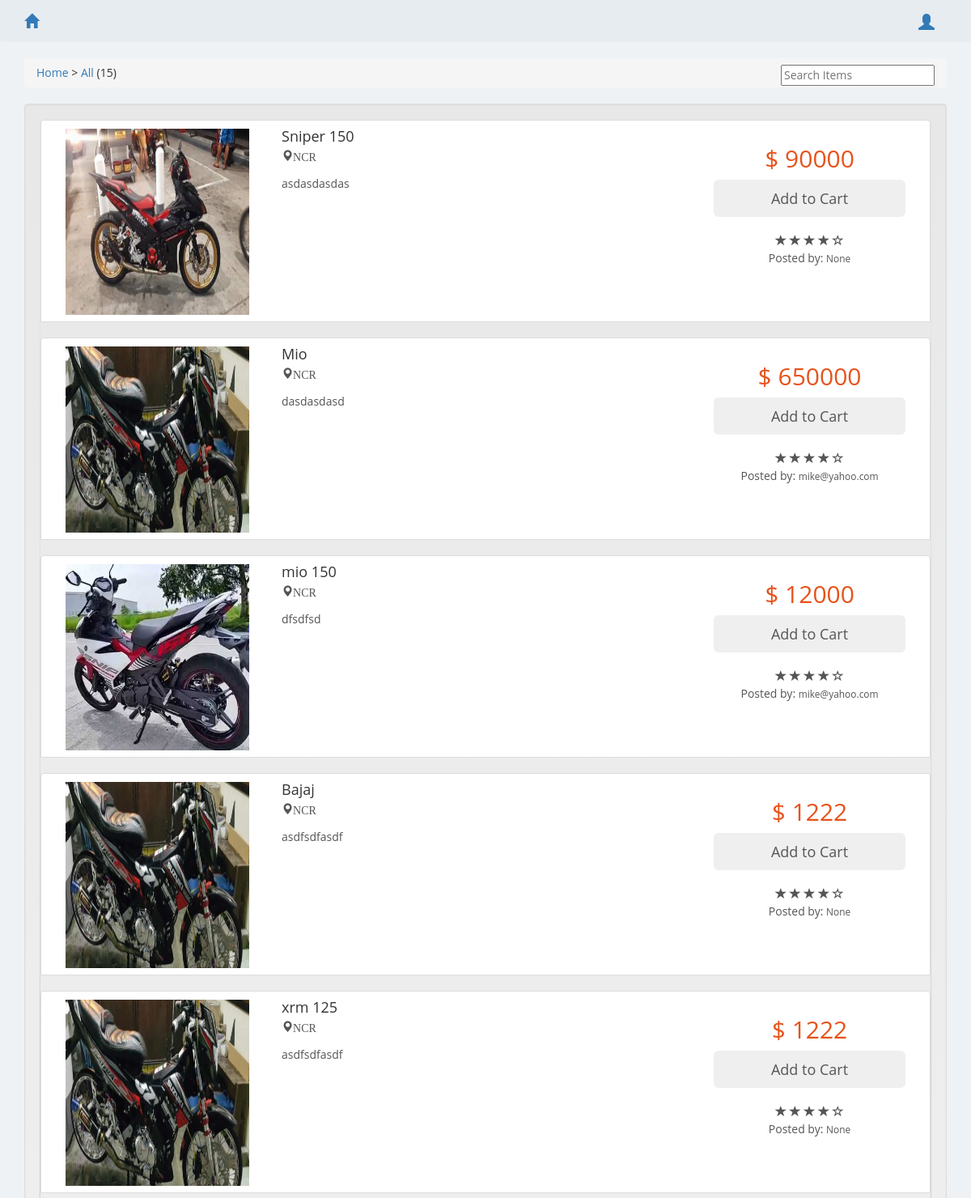
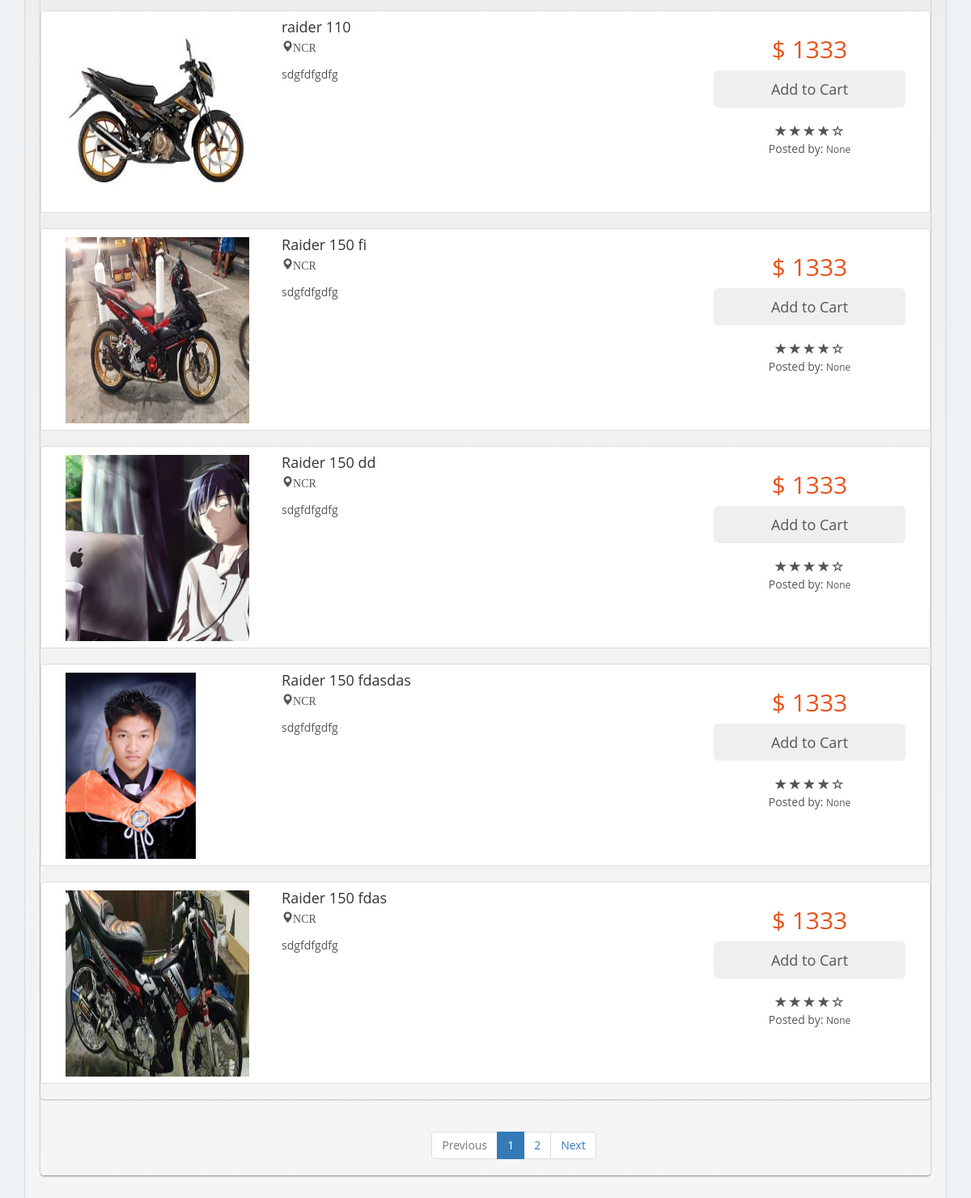
Page /all/ on the committed database (2 pictures, top to bottom).
### bike/models.py (models this page shows, shortened)
class Item(models.Model):
    CATEGORY = (
        ('Car', 'Car'),
        ('Motorcycle', 'Motorcycle'),
        ('Vehicle', 'Vehicle')
    )
    CONDITION = (
        ('NEW', 'New'),
        ('OLD', 'Old')
    )
    name = models.CharField(max_length=100, primary_key=True, verbose_name=_("Name"))
    slug = models.SlugField(max_length=50, null=True, blank=True, verbose_name=_("Name"))
    owner = models.ForeignKey(settings.AUTH_USER_MODEL, blank=True, null=True)
    image = models.ImageField(blank=True, null=True)
    category = models.CharField(max_length=100, choices=CATEGORY, verbose_name=_("Category"))
    brand = models.ForeignKey(Brand, verbose_name=_("Brand"))
    edition = models.ForeignKey(Edition, verbose_name=_("Edition"))
    price = models.IntegerField(default=0)
    condition = models.CharField(max_length=50, choices=CONDITION, verbose_name=_("Condition"))
    details = models.TextField(blank=True, null=True, verbose_name=_("Details"))
    submitted_on = models.DateField(auto_now=True, editable=False, verbose_name=_("Submitted on"))
    locations = models.ForeignKey(City, verbose_name=_("Locations"))
    class Meta:
        verbose_name = _("Item")
        ordering = ['-submitted_on']
        app_label = 'bike'
        db_table = 'bike'

### geo/models.py (models this page shows)
class City(models.Model):
    name = models.CharField(max_length=100, primary_key=True, verbose_name=_('Name'))
    slug = models.SlugField(blank=True, null=True)
    country = models.ForeignKey(Country, verbose_name=_('Country'))
    class Meta:
        verbose_name = _('City')
        verbose_name = _('Citie')
        ordering = ['-name']
        app_label = 'geo'
        db_table = 'geo'
    def __unicode__(self):
        return self.name

### accounts/models.py (models this page shows, shortened)
class BikeUser(AbstractBaseUser):
    username = models.CharField(max_length=100, unique=True)
    first_name = models.CharField(max_length=100, blank=True)
    last_name = models.CharField(max_length=100, blank=True)
    email = models.EmailField(blank=False, unique=True)
    location = models.ForeignKey(City, max_length=100, null=True, blank=True)
    avatar = models.ImageField(blank=True, null=True)
    is_active = models.BooleanField(default=True)
    is_admin = models.BooleanField(default=False)
    objects = BikeUserManager()
    USERNAME_FIELD = 'email'
    REQUIRED_FIELDS = ['username']
    class Meta:
        verbose_name = _('user')
        verbose_name_plural = _('users')

### bike/views/items.py (the view)
class ItemListView(ListView):
    model = Item
    template_name = 'bike/item_list.html'
    paginate_by = 10
    def __init__(self, *args, **kwargs):
        super(ItemListView, self).__init__(*args, **kwargs)
    def get_context_data(self, **kwargs):
        context = super(ItemListView, self).get_context_data(**kwargs)
        all_item = Item.objects.all()
        paginator = Paginator(all_item, self.paginate_by)
        page = self.request.GET.get('page')
        try:
            items = paginator.page(page)
        except PageNotAnInteger:
            items = paginator.page(1)
        except EmptyPage:
            items = paginator.page(paginator.num_pages)
        context['all_item'] = items
        context['item'] = Item.objects.order_by('-submitted_on')
        return context

### bike/templates/bike/item_list.html (shortened to what this page needs)
{% extends 'base.html' %}
{% block breadcumb %}
{{ block.super }}
<a class="breadcumb-item">All </a>({{ item.count }})
<form class="breadcrumb-item pull-right" method="GET" action="/search/">
    <input type="text" name="q" placeholder="Search Items" value="{{ query_string }}">
</form>
{% endblock %}
{% block content %}
  <div class="container theme-showcase" role="main">
      <div class="well">
      {% if all_item %}
      {% for all_item in all_item %}
        <div class="list-group">
          <a href="/item/{{ all_item.pk }}" class="list-group-item">
                <div class="media col-md-3">
                    <figure class="pull-left">
                        <img class="all_img" src="{{ all_item.image.url }}" >
                    </figure>
                </div>
                <div class="col-md-6">
                    <h4 class="list-group-item-heading">{{ all_item.name }}</h4>
                    <span class="glyphicon glyphicon-map-marker" aria-hidden="true">{{ all_item.locations }}</span>
                    <br>
                    <br>
                    <p class="list-group-item-text">{{ all_item.details }}</p>
                </div>
                <div class="col-md-3 text-center">
                    <h2 class="all_price">$  {{ all_item.price }}</h2>
                    <button type="button" class="btn btn-defaul t btn-lg btn-block">Add to Cart</button>
                    <div class="stars">
                        <span class="glyphicon glyphicon-star"></span>
                        <span class="glyphicon glyphicon-star"></span>
                        <span class="glyphicon glyphicon-star"></span>
                        <span class="glyphicon glyphicon-star"></span>
                        <span class="glyphicon glyphicon-star-empty"></span>
                    </div>
                    <p> Posted by: <small> {{ all_item.owner }}</small></p>
                </div>
          </a>
          <br>
            {% endfor %}
            {% else %}
                <p>No Results</p>
            {% endif %}
        </div>
      </div>
  </div>
<div class="container" align="center">
    {% if is_paginated %}
    <ul class="pagination">
      {% if page_obj.has_previous %}
        <li>
          <a href="?page={{ page_obj.previous_page_number }}{% if request.GET.q %}&q={{ request.GET.q }}{% endif %}">
            <span>Previous</span>
          </a>
        </li>
      {% else %}
        <li class="disabled">
          <a href="#">
            <span>Previous</span>
          </a>
        </li>
      {% endif %}
      {% for page in paginator.page_range %}
        <li {% if page == page_obj.number %}class="active"{% endif %}>
          <a href="?page={{ page }}">{{ page }}</a>
        </li>
      {% endfor %}
      {% if page_obj.has_next %}
        <li>
          <a href="?page={{ page_obj.next_page_number }}">
            <span>Next</span>
          </a>
        </li>
      {% else %}
        <li {% if not page_obj.has_next %}class="disabled"{% endif %}>
          <a href="#">
            <span>Next</span>
          </a>
        </li>
      {% endif %}
    </ul>
    {% endif %}
  </div>
{% endblock %}

### bike/static/bike/style.css (style rules this page uses)
.body { background-color: #EFF2F5; }

### bike/static/bike/detail.css (style rules this page uses)
body { font-family: 'open sans'; overflow-x: hidden; }
img { max-width: 100%; }

### bike/static/bike/all.css (style rules this page uses)
a.list-group-item { height:auto; min-height:250px; }
.stars { margin:20px auto 1px; }
.all_img { height: 230px; width: 230%; }
.all_price { color: #E6531C }

### rows in the picture
Item: image (picture), name "Sniper 150", locations "NCR", details "asdasdasdas", price "90000", owner "None"
Item: image (picture), name "Mio", locations "NCR", details "dasdasdasd", price "650000", owner "mike@yahoo.com"
Item: image (placeholder picture), name "mio 150", locations "NCR", details "dfsdfsd", price "12000", owner "mike@yahoo.com"
Item: image (picture), name "Bajaj", locations "NCR", details "asdfsdfasdf", price "1222", owner "None"
Item: image (picture), name "xrm 125", locations "NCR", details "asdfsdfasdf", price "1222", owner "None"
Item: image (picture), name "raider 110", locations "NCR", details "sdgfdfgdfg", price "1333", owner "None"
Item: image (picture), name "Raider 150 fi", locations "NCR", details "sdgfdfgdfg", price "1333", owner "None"
Item: image (picture), name "Raider 150 dd", locations "NCR", details "sdgfdfgdfg", price "1333", owner "None"
Item: image (picture), name "Raider 150 fdasdas", locations "NCR", details "sdgfdfgdfg", price "1333", owner "None"
Item: image (picture), name "Raider 150 fdas", locations "NCR", details "sdgfdfgdfg", price "1333", owner "None"

### other values in the picture
{{ item.count }} "15"
{{ page }} "1" "2"
